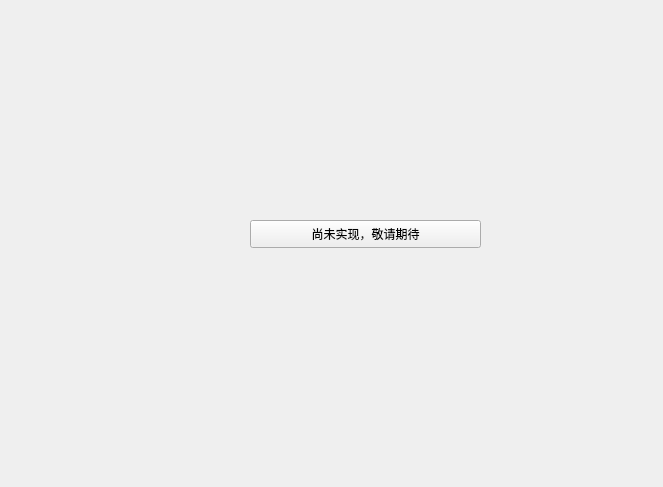
<?xml version="1.0" encoding="UTF-8"?>
<ui version="4.0">
 <class>ShareWidget</class>
 <widget class="QWidget" name="ShareWidget">
  <property name="geometry">
   <rect>
    <x>0</x>
    <y>0</y>
    <width>663</width>
    <height>487</height>
   </rect>
  </property>
  <property name="windowTitle">
   <string>Form</string>
  </property>
  <widget class="QPushButton" name="pushButton">
   <property name="geometry">
    <rect>
     <x>250</x>
     <y>220</y>
     <width>231</width>
     <height>28</height>
    </rect>
   </property>
   <property name="text">
    <string>尚未实现，敬请期待</string>
   </property>
  </widget>
 </widget>
 <resources/>
 <connections/>
</ui>
